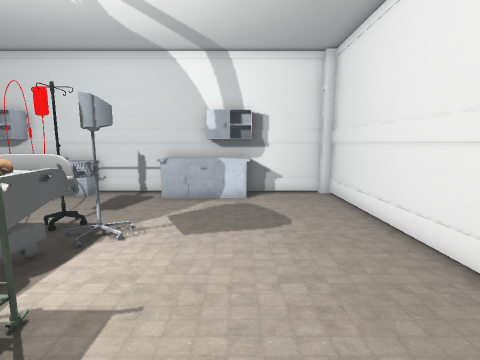
View 1 (above)

15 first-person views from a walk through a 3-D level made in the Unity game engine. The camera is 1.2 m above the floor, tilts 8° down and sees 85° across. The floor is counted in squares, 0.5 m on a side. Each view is taken from the middle of a square. On the plan, view 1 faces up. The plan holds only what a view shows up to about 18 squares ahead; the rest is blank. The player character is not drawn. Some animated figures are left out. Door leaves are left out, so doorways stand open. Some surface patterns are stand-ins.

View 2
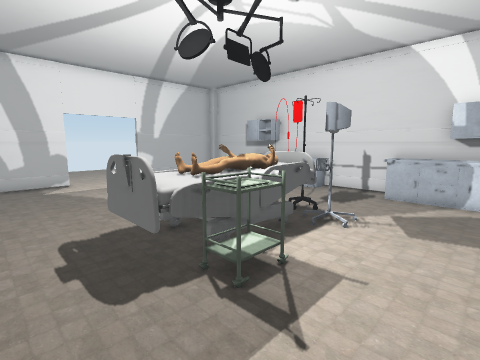

View 3
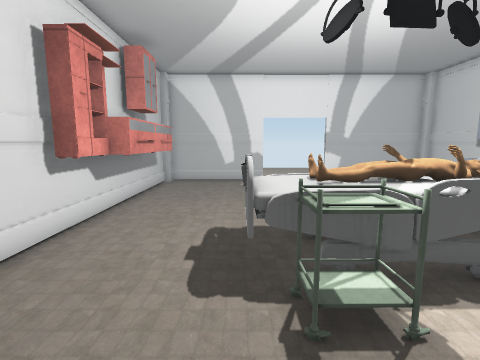

View 4
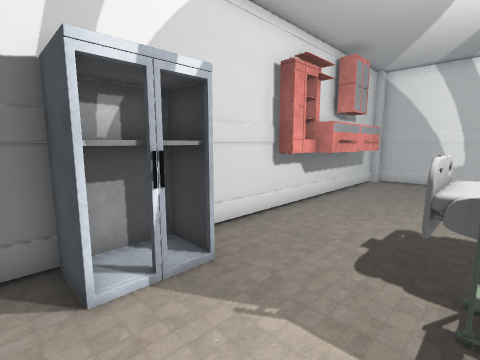

View 5
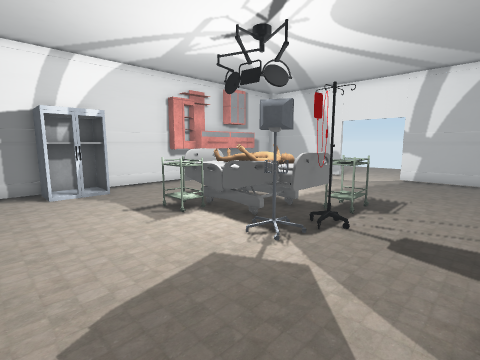

View 6
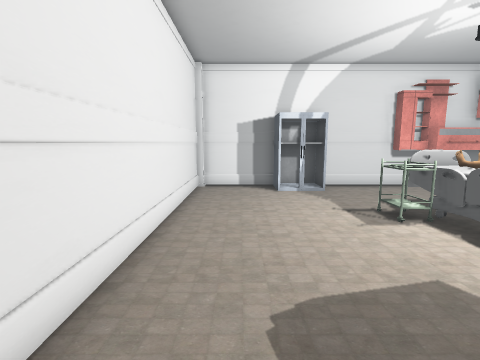

View 7
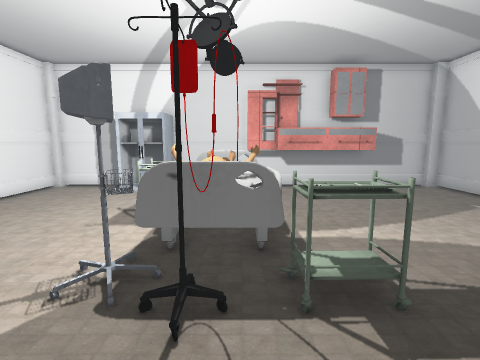

View 8
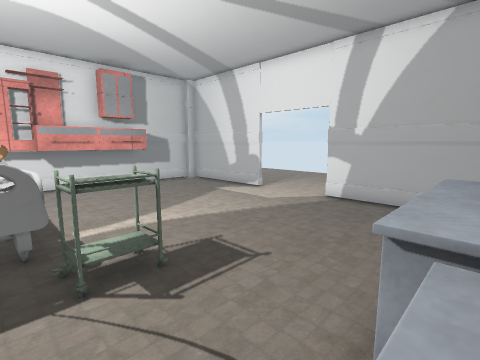

View 9
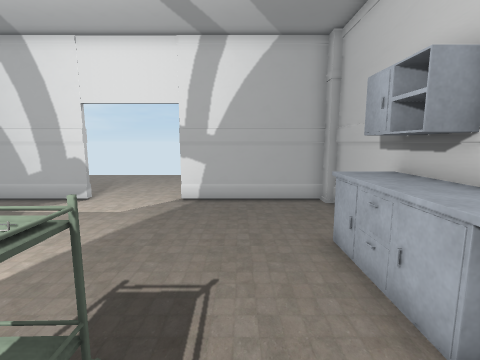

View 10
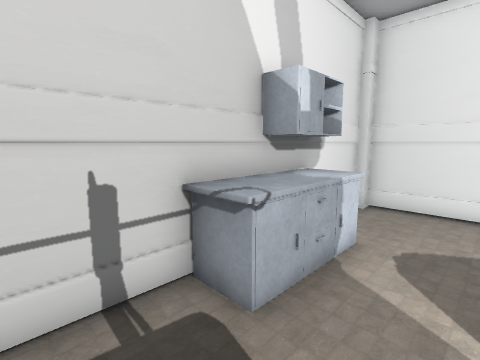

View 11
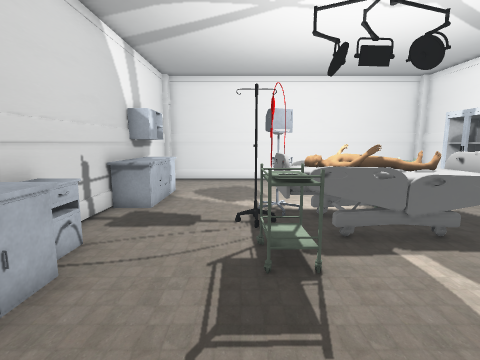

View 12
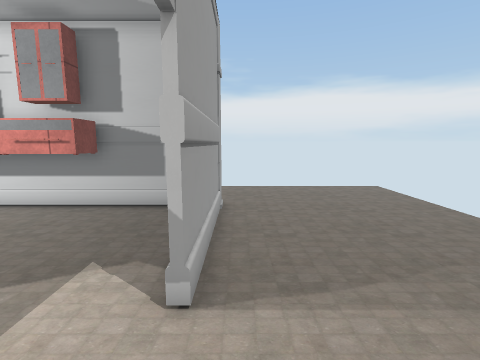

View 13
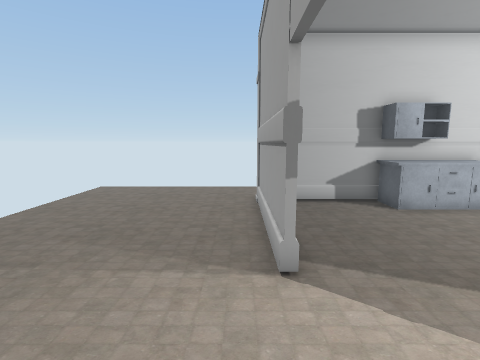

View 14
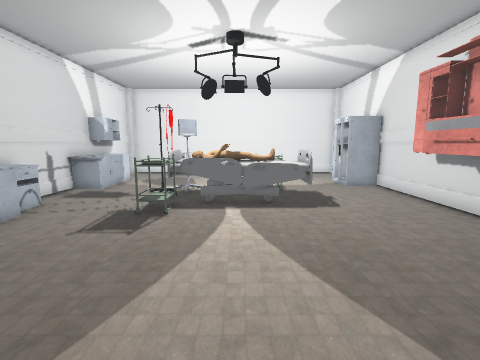

View 15
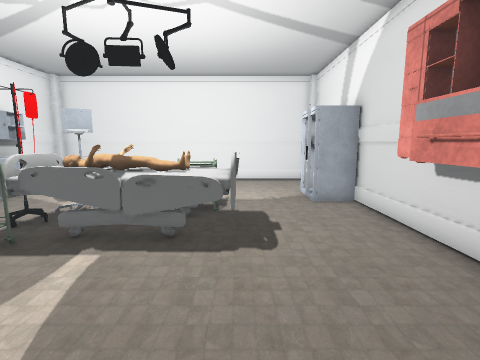

### Floor plan
Points are (right, up) in squares from view 1. A wall is a line through its corners. A room is listed if a view was taken in it or the views show most of it. See-through windows are left out.
Room 1 (views 1, 2, 3, 4, 5, 6, 7, 8, 9, 10, 11, 15)
walls: (-4.9, 5.4) (-4.5, 4.7); (-7.9, -2.9) (-6.4, -2.9) (-6.4, -3.5); (-10, -2.1) (-8.2, -2.1); (-12.4, -2.1) (-10.8, -2.1); (0, -3.8) (3.5, -3.8); (-12.8, -3.6) (-12.8, -2.3) (-7.9, -2.3) (-7.9, -3.5); (-17, 2.5) (-17, -3.5); (3.5, 12.9) (-16.5, 12.9); (-17, 12.5) (-17, 6.5); (4.4, -3.5) (4.4, 12.5); (-16.5, -3.8) (-2.1, -3.8)
low walls: (-5.2, 5) (-5.1, 4.4); (-5.1, 5.2) (-5.2, 4.5); (-5.1, 5.3) (-5.1, 4.4); (-5, 5.3) (-5.1, 5.2) (-5.2, 4.8); (-5, 5.3) (-5.2, 4.8); (-5, 5.5) (-4.5, 4.8)
ways out: opening at (-16.5, 4.5) to room 2; open door at (-16.5, 6.5) to room 2; open door at (-16.3, 2.7) to room 2
objects: other object (-12, 11) to (-8, 12); other object (-12, 12) to (-10, 12); other object (-8, 7); other object (-8, 12) to (-7, 12); other object (-7, 1) to (-4, 7); other object (-4, 11) to (0, 12); other object (-3, 2) to (-3, 3); other object (-3, 7); other object (-2, -3) to (0, -2); other object (-1, 12) to (0, 12)
Room 2 (views 12, 13, 14)
walls: (-17, 6.5) (-17.2, 6.5) (-17.2, 12.4); (-17.2, -3.4) (-17.2, 2.5) (-17, 2.5)
ways out: opening at (-16.5, 4.5) to room 1; open door at (-16.5, 6.5) to room 1; open door at (-16.3, 2.7) to room 1
objects: other object (-17, -4); other object (-17, 13); other object (4, -4) to (5, -4); other object (4, 13) to (5, 13)

Positions as (right, up) in squares from view 1, and headings:
1: (0, 0), facing up
2: (0, -1), facing up-left
3: (0, 1), facing left
4: (1, 2), facing down-left
5: (2, 11), facing down-left
6: (2, 11), facing down
7: (-6, 11), facing down
8: (-6, 12), facing down-left
9: (-6, 9), facing left
10: (-6, 9), facing up-right
11: (-13, 8), facing right
12: (-18, 6), facing down
13: (-18, 2), facing up
14: (-17, 4), facing right
15: (-13, 1), facing right
